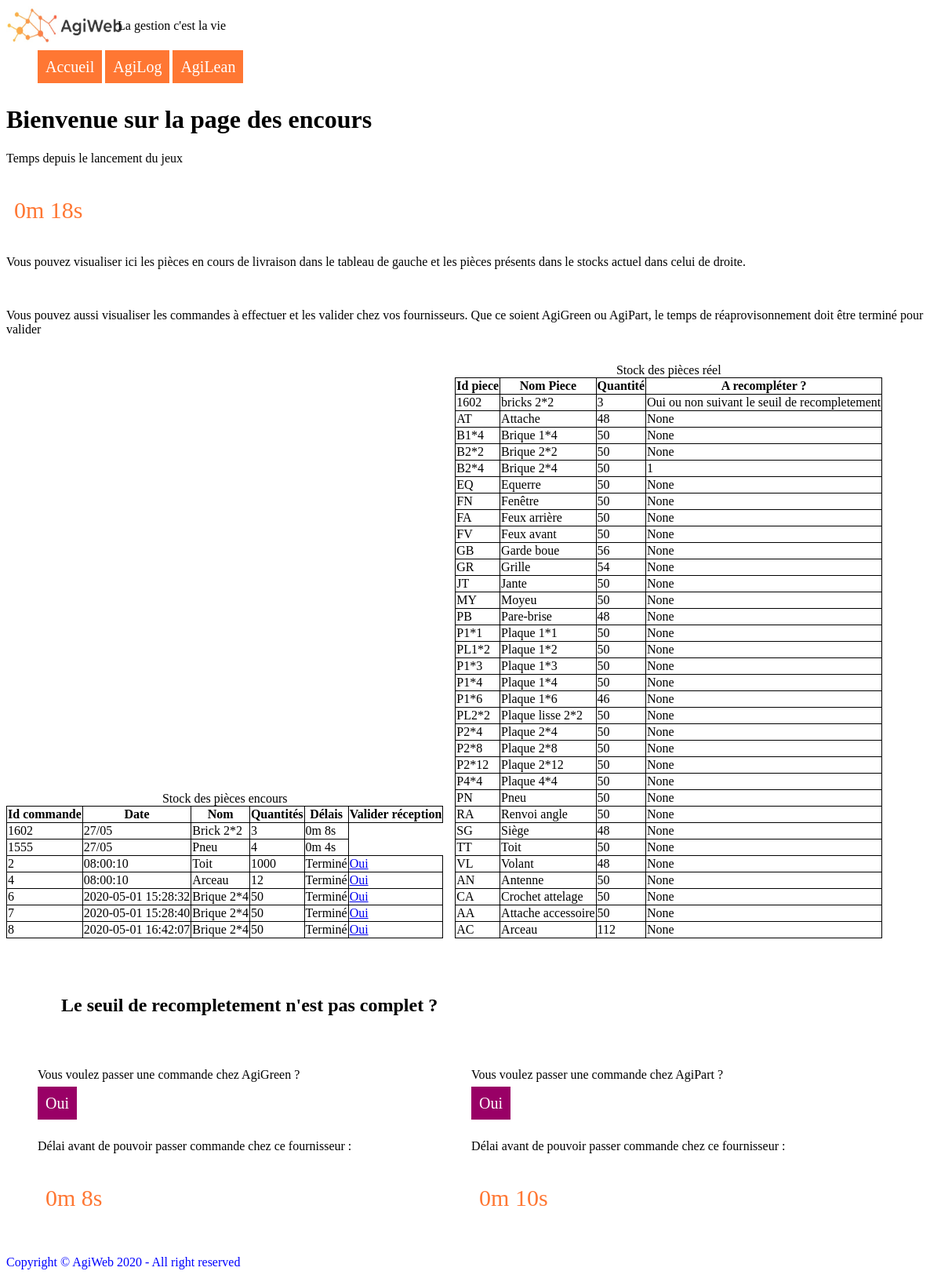
/Agilog/Encours, run on the app's committed database.
### tables this page shows
CREATE TABLE "commande" (
	"id"	INTEGER NOT NULL,
	"date"	INTEGER NOT NULL,
	"reception"	INTEGER NOT NULL,
	PRIMARY KEY("id")
);

CREATE TABLE "piece" (
	"id"	TEXT NOT NULL,
	"nom"	TEXT NOT NULL,
	"quantite"	INTEGER NOT NULL,
	"seuil_recomp"	INTEGER,
	"stock_secu"	INTEGER,
	"delai_reappro"	INTEGER,
	"a_commander"	INTEGER,
	"fournisseur"	INTEGER,
	PRIMARY KEY("id")
);

CREATE TABLE "compo_commande" (
	"commande"	INTEGER NOT NULL,
	"piece"	TEXT NOT NULL,
	"quantite"	INTEGER NOT NULL
);

### run.py (the view)
@app.route('/Agilog/Encours')
def encoursAlog():
    seuil_commande()
    tab_encours=select_encours()
    tab_reel=select_stock_reel()
    return render_template('encours_alog.html',tab_reel=tab_reel, tab_encours=tab_encours)

### fonctions_logiques.py (called while the page is built)
def test_rien(entree): # test si les entree (tableau) ne sont pas vide, renvois 1 si une valeur est vide et 0 sinon
    taille=len(entree)
    for i in range (0,taille):
        if (entree[i]==""):
            return 1
    return 0

def test_types(entree,types): #test le type des entrées (tableau) et les entrées (tableau) et renvois 0 si tout est bon et 1 si il y'a un problème
    taille=len(entree)
    for i in range (0, taille):
        if (types[i]==str):
            try:
                entree[i]=str(entree[i])
            except:
                print ("str")
                return 1
        elif (types[i]==int):
            try:
                entree[i]=int(entree[i])
            except:
                return 1
    return (0)

def mise_a_jour_bdd (base, colonne, entree, types): # prend en argument  une base (ex: piece), les colonnes que l'on veut modifier (une liste ex: [id, nom...]), les entrées (valeurs) et le type de ces valeurs et met ajour la ligne de la dernière valeur de colonne qui a comme valeur la derniere d'entree
    con = lite.connect(cheminbdd) #attention chez toi c'est pas rangé au meme endroit
    con.row_factory = lite.Row
    cur = con.cursor()
    contenu =''
    selection= "UPDATE "+ base + " SET "
    for i in colonne:
        if (i==colonne[-1]):
            selection=selection[:-2]
            selection= selection + " WHERE " + i + "=?"
        else:
            selection= selection + i + "=?, "
    if (test_rien(entree)==0):
        if test_types(entree,types)==0:
            cur.execute(selection, (entree))
    con.commit()
    con.close()

def tab (listesql): #prend une liste sql et la transforme en tableau
    tt=[]
    for i in listesql:
        a=[]
        for j in i:
            a.append(j)
        tt.append(a)
    ttt=[0]*len(tt[0])
    for i in range (0,len(tt[0])):
        ttt[i]=[0]*len(tt)
    for i in range (0,len(tt[0])):
            for j in range (0,len(tt)):
                ttt[i][j]=tt[j][i]
    return(ttt)

def convert_dict(L,c1=None,c2=None,c3=None,c4=None,c5=None,c6=None,c7=None,c8=None): #ci colonnes, ce sont des strings
    D=dict()
    C=[c1,c2,c3,c4,c5,c6,c7,c8]
    for i in range(8):
        if type(C[i])==str:
            D[C[i]]=L[i]
    return D

### templates/encours_alog.html (shortened to what this page needs)
<html>
{% include "head.html" %}
    <body>
        {% include "Navbar.html" %}
        <div id="content-stock">
            <h1>Bienvenue sur la page des encours </h1>
            <p>Temps depuis le lancement du jeux </p>
            <p id="chrono" chrono="16"></p>
            <p> Vous pouvez visualiser ici les pièces en cours de livraison dans le tableau de gauche et les pièces présents dans le stocks actuel dans celui de droite.</p>
            <p>Vous pouvez aussi visualiser les commandes à effectuer et les valider chez vos fournisseurs. Que ce soient AgiGreen ou AgiPart, le temps de réaprovisonnement doit être terminé pour valider</p>
            <div class="leftbox">
                <table>
                    <caption>Stock des pièces encours</caption>
                    <tr>
                        <th>Id commande</th>
                        <th>Date</th>
                        <th>Nom</th>
                        <th>Quantités</th>
                        <th>Délais</th>
                        <th>Valider réception</th>
                    </tr>
                    <tr>
                        <td>1602</td>
                        <td>27/05</td>
                        <td>Brick 2*2</td>
                        <td>3</td>
                        <td class="timer" timer="10">  </td>
                    </tr>
                    <tr>
                        <td>1555</td>
                        <td>27/05</td>
                        <td>Pneu </td>
                        <td>4</td>
                        <td class="timer" timer="6">  </td>
                    </tr>
                    {%for piece in tab_encours %}
                    <tr>
                      <td>{{piece['id']}}</td>
                      <td>{{piece['date']}}</td>
                      <td>{{piece['nom']}}</td>
                      <td>{{piece['quantite']}}</td>
                      <td class="timer" timer="{{piece['timer']}}"></td>
                        <td hidden class="validation">
                                <a href="{{url_for('actualize_id', id=piece['id'])}}"> Oui </a>
                        </td>
                    </tr>
                    {%endfor%}
                </table>
            </div>
            <div class="rightbox">
                <table>
                    <caption>Stock des pièces réel</caption>
                    <tr>
                        <th>Id piece</th>
                        <th>Nom Piece</th>
                        <th>Quantité</th>
                        <th>A recompléter ?</th>
                    </tr>
                        <td>1602</td>
                        <td>bricks 2*2</td>
                        <td>3</td>
                        <td>Oui ou non suivant le seuil de recompletement</td>
                    {%for piece in tab_reel %}
                    <tr>
                        <td>{{piece[0]}}</td>
                        <td>{{piece[1]}}</td>
                        <td>{{piece[2]}}</td>
                        <td>{{piece[3]}}</td>
                    </tr>
                    {%endfor%}
                </table>
            </div>
            <br/>
            <br/>
            </div>
                <div id="content-commande">
                    <ul>
                        <h2>Le seuil de recompletement n'est pas complet ?</h2>
                        <div class="leftbox">
                            <p >  Vous voulez passer une commande chez AgiGreen ? </p>
                            <li class="bouton_commande">
                                <a href="{{url_for('cmd_green')}}"> Oui </a>
                            </li>
                            <p> Délai avant de pouvoir passer commande chez ce fournisseur : </p>
                            <p class="timer-fournisseurs" timer="10"></p>
                        </div>
                        <div class="rightbox">
                            <p>Vous voulez passer une commande chez AgiPart ? </p>
                            <li class="bouton_commande">
                                <a href="{{url_for('cmd_part')}}"> Oui </a>
                            </li>
                            <p> Délai avant de pouvoir passer commande chez ce fournisseur : </p>
                            <p class="timer-fournisseurs" timer="12"></p>
                        </div>
                    </ul>
                </div>
        <footer>
            <p> Copyright &copy; AgiWeb 2020 - All right reserved </p>
        </footer>
</html>

### Templates/head.html (shortened to what this page needs)
<head>
  <link rel="stylesheet" type="text/css" href="{{url_for("static", filename="accueil.css")}}">
</head>

### Templates/Navbar.html
<header>
  <div id="content">
    <div id="photo">
      <img class="logo" src="{{url_for("static",filename="logo.jpg")}}" alt="description" />
    </div>
    <div id="proverbe">
      <p> La gestion c'est la vie </p>
    </div>
  </div>
</header>
<div id="extending-nav">
  <div class="leftbox">
    <nav class="menu-nav">
      <ul>
        <li class="bouton">
          <a href="{{url_for('index')}}"> Accueil </a>
        </li>
        <li class="bouton">
          <a href="{{url_for('agilog')}}" rel="nofollow">
          AgiLog </a>
        </li>
        <li class="bouton">
          <a href="{{url_for('agilean')}}" rel="nofollow">
          AgiLean </a>
        </li>
      </ul>
    </nav>
  </div>
</div>

### Static/accueil.css (style rules this page uses)
.logo { width:150px ; height:50px ; float : left ; }
table { border-collapse: collapse; }
td,th { border-style: solid; border: 1px, solid black; }
div#content div { display :inline-block; width: 12%; }
div#content div#photo { float:left; }
div#content div#proverbe { vertical-align: top; }
nav.menu-nav ul li.bouton { list-style-type: none; display :inline-block; }
nav.menu-nav ul li.bouton a { color:white; background-color:FF7733; text-decoration: none; padding:10px; font-size:20px; }
div#extending-nav div { display :inline-block; }
div#extending-nav .leftbox { margin-right: 100px; }
#chrono { color:#FF7733; font-size: 30px; padding: 10px; }
.timer-fournisseurs { color:#FF7733; font-size: 30px; padding: 10px; }
footer { color:blue; }
h2 { padding:30px; }
td,th { border: 1px solid black; }
div#content-commande ul li.bouton_commande { list-style-type: none; }
div#content-commande ul li.bouton_commande a { color:white; background-color:990066; text-decoration: none; padding:10px; font-size:20px; }
div#content-stock div { display :inline-block; width:48%; }
div#content-commande div { display :inline-block; width:48%; }

### data on the page
commande: id "2", date "08:00:10", nom "Toit", quantite "1000"
commande: id "4", date "08:00:10", nom "Arceau", quantite "12"
commande: id "6", date "2020-05-01 15:28:32", nom "Brique 2*4", quantite "50"
commande: id "7", date "2020-05-01 15:28:40", nom "Brique 2*4", quantite "50"
commande: id "8", date "2020-05-01 16:42:07", nom "Brique 2*4", quantite "50"
piece: id "AT", nom "Attache", quantite "48", piece "None"
piece: id "B1*4", nom "Brique 1*4", quantite "50", piece "None"
piece: id "B2*2", nom "Brique 2*2", quantite "50", piece "None"
piece: id "B2*4", nom "Brique 2*4", quantite "50", a_commander "1"
piece: id "EQ", nom "Equerre", quantite "50", piece "None"
piece: id "FN", nom "Fenêtre", quantite "50", piece "None"
piece: id "FA", nom "Feux arrière", quantite "50", piece "None"
piece: id "FV", nom "Feux avant", quantite "50", piece "None"
piece: id "GB", nom "Garde boue", quantite "56", piece "None"
piece: id "GR", nom "Grille", quantite "54", piece "None"
piece: id "JT", nom "Jante", quantite "50", piece "None"
piece: id "MY", nom "Moyeu", quantite "50", piece "None"
piece: id "PB", nom "Pare-brise", quantite "48", piece "None"
piece: id "P1*1", nom "Plaque 1*1", quantite "50", piece "None"
piece: id "PL1*2", nom "Plaque 1*2", quantite "50", piece "None"
piece: id "P1*3", nom "Plaque 1*3", quantite "50", piece "None"
piece: id "P1*4", nom "Plaque 1*4", quantite "50", piece "None"
piece: id "P1*6", nom "Plaque 1*6", quantite "46", piece "None"
piece: id "PL2*2", nom "Plaque lisse 2*2", quantite "50", piece "None"
piece: id "P2*4", nom "Plaque 2*4", quantite "50", piece "None"
piece: id "P2*8", nom "Plaque 2*8", quantite "50", piece "None"
piece: id "P2*12", nom "Plaque 2*12", quantite "50", piece "None"
piece: id "P4*4", nom "Plaque 4*4", quantite "50", piece "None"
piece: id "PN", nom "Pneu", quantite "50", piece "None"
piece: id "RA", nom "Renvoi angle", quantite "50", piece "None"
piece: id "SG", nom "Siège", quantite "48", piece "None"
piece: id "TT", nom "Toit", quantite "50", piece "None"
piece: id "VL", nom "Volant", quantite "48", piece "None"
piece: id "AN", nom "Antenne", quantite "50", piece "None"
piece: id "CA", nom "Crochet attelage", quantite "50", piece "None"
piece: id "AA", nom "Attache accessoire", quantite "50", piece "None"
piece: id "AC", nom "Arceau", quantite "112", piece "None"
